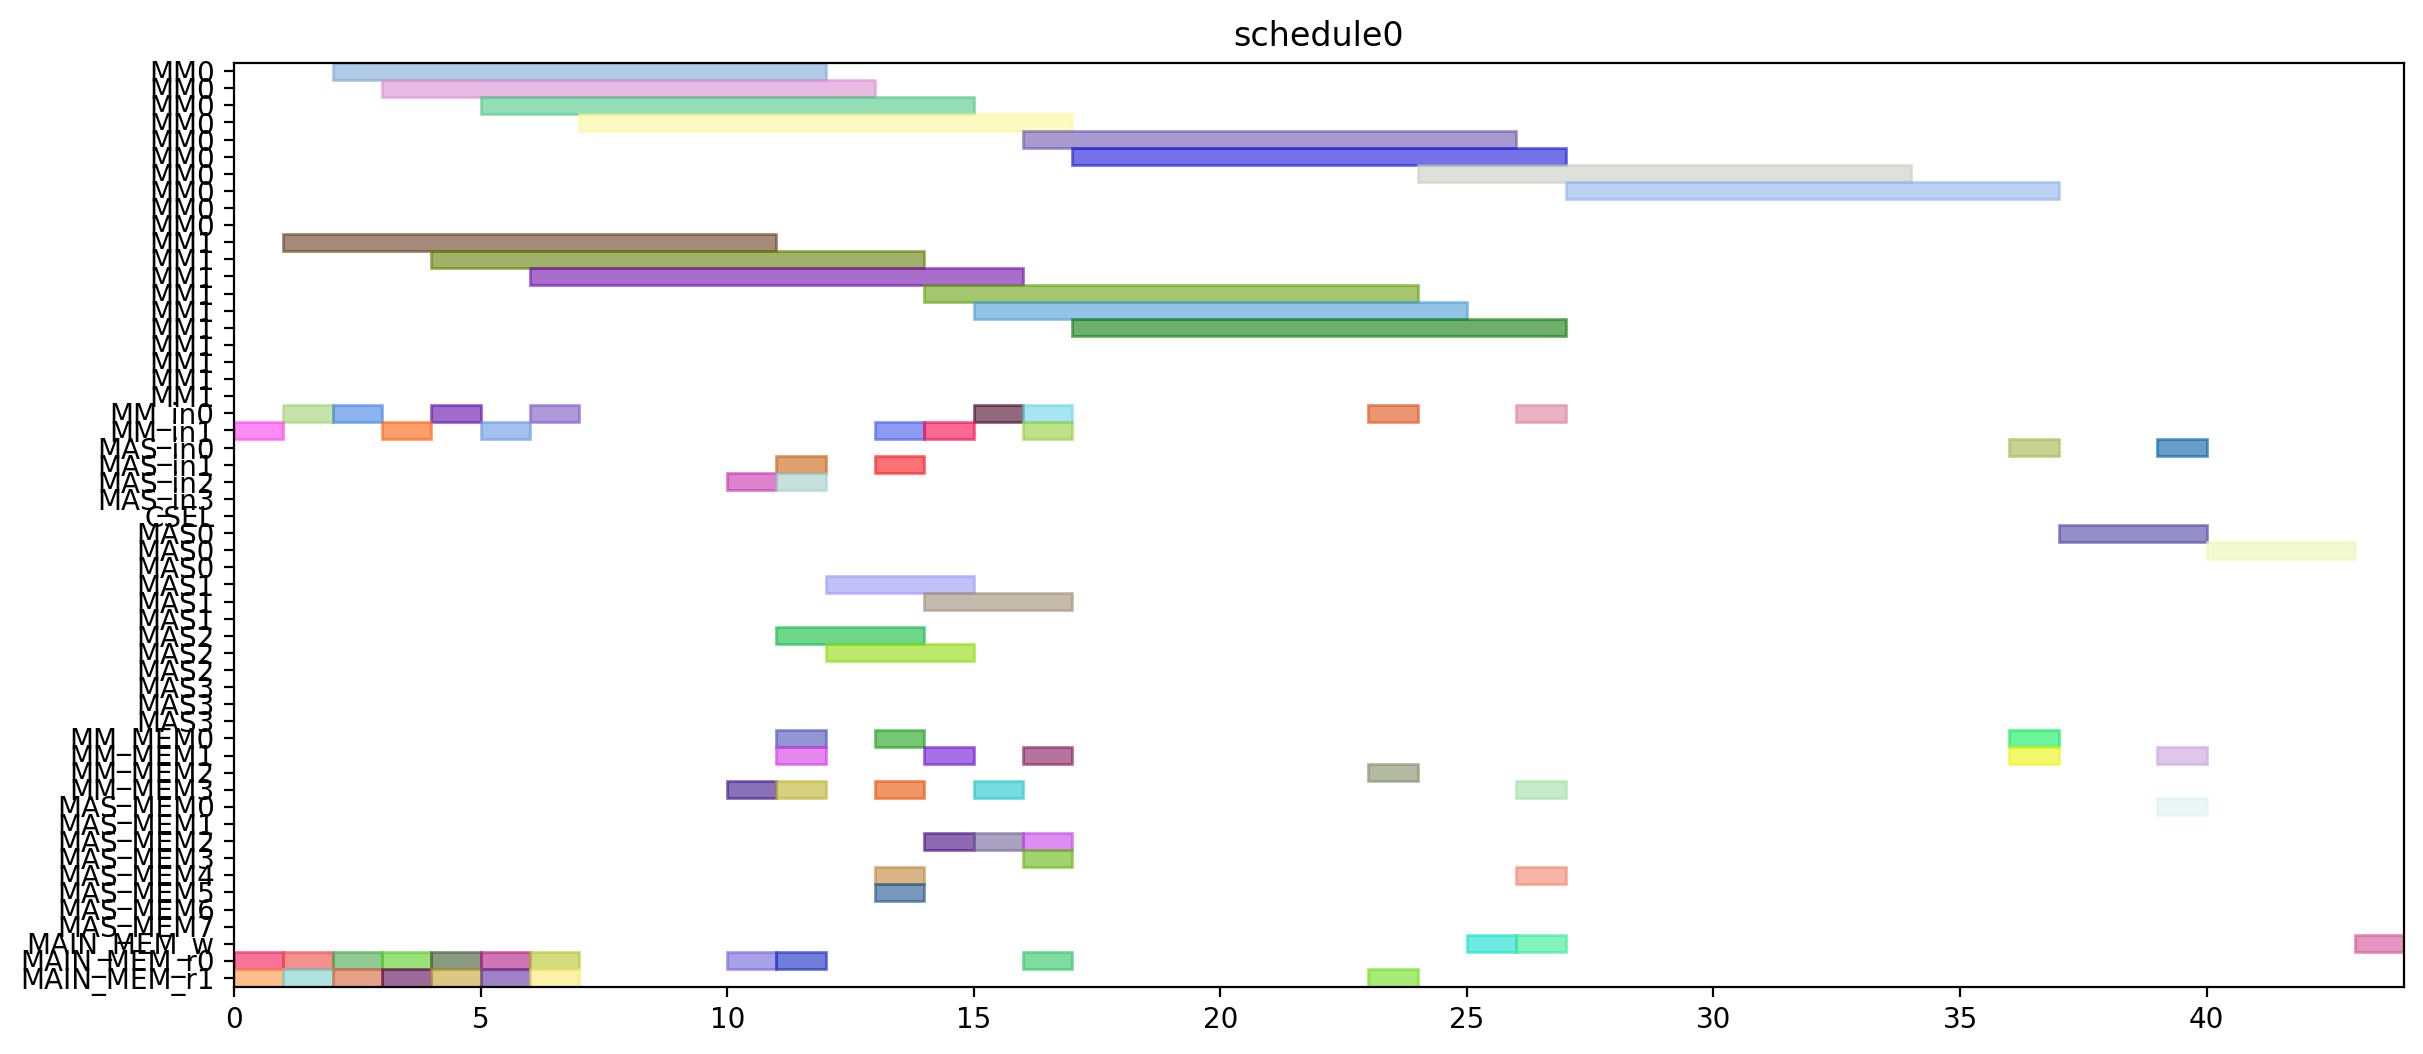

Write Python code to recreate this figure.
from pyschedule import Scenario, solvers, plotters, alt


def solve():
	horizon = 120
	S = Scenario("schedule0", horizon=horizon)

	# resource
	MM = S.Resources('MM', num=2, size=10)
	MM_in = S.Resources('MM_in', num=2)
	MAS_in = S.Resources('MAS_in', num=4)
	CSEL = S.Resource('CSEL')
	MAS = S.Resources('MAS', num=4, size=3, periods=range(1, horizon))
	MM_MEM = S.Resources('MM_MEM', num=4)
	MAS_MEM = S.Resources('MAS_MEM', num=8)
	MAIN_MEM_w = S.Resource('MAIN_MEM_w', size=1)
	MAIN_MEM_r = S.Resources('MAIN_MEM_r', num=2)

	# result of previous scheduling

	# new tasks
	r1 = S.Task('r1', length=10, delay_cost=1)
	r1 += alt(MM)
	r1_in = S.Task('r1_in', length=1, delay_cost=1)
	r1_in += alt(MM_in)
	S += r1_in*MM_in[0]<=r1*MM[0]
	S += r1_in*MM_in[1]<=r1*MM[1]
	r1_mem0 = S.Task('r1_mem0', length=1, delay_cost=1)
	r1_mem0 += MAIN_MEM_r[0]
	S += r1_mem0 <= r1

	r1_mem1 = S.Task('r1_mem1', length=1, delay_cost=1)
	r1_mem1 += MAIN_MEM_r[1]
	S += r1_mem1 <= r1

	r3 = S.Task('r3', length=10, delay_cost=1)
	r3 += alt(MM)
	r3_in = S.Task('r3_in', length=1, delay_cost=1)
	r3_in += alt(MM_in)
	S += r3_in*MM_in[0]<=r3*MM[0]
	S += r3_in*MM_in[1]<=r3*MM[1]
	r3_mem0 = S.Task('r3_mem0', length=1, delay_cost=1)
	r3_mem0 += MAIN_MEM_r[0]
	S += r3_mem0 <= r3

	r3_mem1 = S.Task('r3_mem1', length=1, delay_cost=1)
	r3_mem1 += MAIN_MEM_r[1]
	S += r3_mem1 <= r3

	r4 = S.Task('r4', length=10, delay_cost=1)
	r4 += alt(MM)
	r4_in = S.Task('r4_in', length=1, delay_cost=1)
	r4_in += alt(MM_in)
	S += r4_in*MM_in[0]<=r4*MM[0]
	S += r4_in*MM_in[1]<=r4*MM[1]
	r4_mem0 = S.Task('r4_mem0', length=1, delay_cost=1)
	r4_mem0 += MAIN_MEM_r[0]
	S += r4_mem0 <= r4

	r4_mem1 = S.Task('r4_mem1', length=1, delay_cost=1)
	r4_mem1 += MAIN_MEM_r[1]
	S += r4_mem1 <= r4

	r5 = S.Task('r5', length=10, delay_cost=1)
	r5 += alt(MM)
	r5_in = S.Task('r5_in', length=1, delay_cost=1)
	r5_in += alt(MM_in)
	S += r5_in*MM_in[0]<=r5*MM[0]
	S += r5_in*MM_in[1]<=r5*MM[1]
	r5_mem0 = S.Task('r5_mem0', length=1, delay_cost=1)
	r5_mem0 += MAIN_MEM_r[0]
	S += r5_mem0 <= r5

	r5_mem1 = S.Task('r5_mem1', length=1, delay_cost=1)
	r5_mem1 += MAIN_MEM_r[1]
	S += r5_mem1 <= r5

	r6 = S.Task('r6', length=10, delay_cost=1)
	r6 += alt(MM)
	r6_in = S.Task('r6_in', length=1, delay_cost=1)
	r6_in += alt(MM_in)
	S += r6_in*MM_in[0]<=r6*MM[0]
	S += r6_in*MM_in[1]<=r6*MM[1]
	r6_mem0 = S.Task('r6_mem0', length=1, delay_cost=1)
	r6_mem0 += MAIN_MEM_r[0]
	S += r6_mem0 <= r6

	r6_mem1 = S.Task('r6_mem1', length=1, delay_cost=1)
	r6_mem1 += MAIN_MEM_r[1]
	S += r6_mem1 <= r6

	r12 = S.Task('r12', length=10, delay_cost=1)
	r12 += alt(MM)
	r12_in = S.Task('r12_in', length=1, delay_cost=1)
	r12_in += alt(MM_in)
	S += r12_in*MM_in[0]<=r12*MM[0]
	S += r12_in*MM_in[1]<=r12*MM[1]
	r12_mem0 = S.Task('r12_mem0', length=1, delay_cost=1)
	r12_mem0 += MAIN_MEM_r[0]
	S += r12_mem0 <= r12

	r12_mem1 = S.Task('r12_mem1', length=1, delay_cost=1)
	r12_mem1 += MAIN_MEM_r[1]
	S += r12_mem1 <= r12

	r13 = S.Task('r13', length=10, delay_cost=1)
	r13 += alt(MM)
	r13_in = S.Task('r13_in', length=1, delay_cost=1)
	r13_in += alt(MM_in)
	S += r13_in*MM_in[0]<=r13*MM[0]
	S += r13_in*MM_in[1]<=r13*MM[1]
	r13_mem0 = S.Task('r13_mem0', length=1, delay_cost=1)
	r13_mem0 += MAIN_MEM_r[0]
	S += r13_mem0 <= r13

	r13_mem1 = S.Task('r13_mem1', length=1, delay_cost=1)
	r13_mem1 += MAIN_MEM_r[1]
	S += r13_mem1 <= r13

	r2 = S.Task('r2', length=3, delay_cost=1)
	r2 += alt(MAS)
	r2_in = S.Task('r2_in', length=1, delay_cost=1)
	r2_in += alt(MAS_in)
	S += r2_in*MAS_in[0]<=r2*MAS[0]

	S += r2_in*MAS_in[1]<=r2*MAS[1]

	S += r2_in*MAS_in[2]<=r2*MAS[2]

	S += r2_in*MAS_in[3]<=r2*MAS[3]

	r2_mem0 = S.Task('r2_mem0', length=1, delay_cost=1)
	r2_mem0 += alt(MM_MEM)
	S += (r1*MM[0])-1 < r2_mem0*MM_MEM[0]
	S += (r1*MM[1])-1 < r2_mem0*MM_MEM[2]
	S += r2_mem0 <= r2

	r2_mem1 = S.Task('r2_mem1', length=1, delay_cost=1)
	r2_mem1 += alt(MM_MEM)
	S += (r1*MM[0])-1 < r2_mem1*MM_MEM[1]
	S += (r1*MM[1])-1 < r2_mem1*MM_MEM[3]
	S += r2_mem1 <= r2

	r7 = S.Task('r7', length=3, delay_cost=1)
	r7 += alt(MAS)
	r7_in = S.Task('r7_in', length=1, delay_cost=1)
	r7_in += alt(MAS_in)
	S += r7_in*MAS_in[0]<=r7*MAS[0]

	S += r7_in*MAS_in[1]<=r7*MAS[1]

	S += r7_in*MAS_in[2]<=r7*MAS[2]

	S += r7_in*MAS_in[3]<=r7*MAS[3]

	r7_mem0 = S.Task('r7_mem0', length=1, delay_cost=1)
	r7_mem0 += alt(MM_MEM)
	S += (r5*MM[0])-1 < r7_mem0*MM_MEM[0]
	S += (r5*MM[1])-1 < r7_mem0*MM_MEM[2]
	S += r7_mem0 <= r7

	r7_mem1 = S.Task('r7_mem1', length=1, delay_cost=1)
	r7_mem1 += alt(MM_MEM)
	S += (r6*MM[0])-1 < r7_mem1*MM_MEM[1]
	S += (r6*MM[1])-1 < r7_mem1*MM_MEM[3]
	S += r7_mem1 <= r7

	r8 = S.Task('r8', length=3, delay_cost=1)
	r8 += alt(MAS)
	r8_in = S.Task('r8_in', length=1, delay_cost=1)
	r8_in += alt(MAS_in)
	S += r8_in*MAS_in[0]<=r8*MAS[0]

	S += r8_in*MAS_in[1]<=r8*MAS[1]

	S += r8_in*MAS_in[2]<=r8*MAS[2]

	S += r8_in*MAS_in[3]<=r8*MAS[3]

	r8_mem0 = S.Task('r8_mem0', length=1, delay_cost=1)
	r8_mem0 += MAIN_MEM_r[0]
	S += r8_mem0 <= r8

	r8_mem1 = S.Task('r8_mem1', length=1, delay_cost=1)
	r8_mem1 += alt(MM_MEM)
	S += (r4*MM[0])-1 < r8_mem1*MM_MEM[1]
	S += (r4*MM[1])-1 < r8_mem1*MM_MEM[3]
	S += r8_mem1 <= r8

	r10 = S.Task('r10', length=3, delay_cost=1)
	r10 += alt(MAS)
	r10_in = S.Task('r10_in', length=1, delay_cost=1)
	r10_in += alt(MAS_in)
	S += r10_in*MAS_in[0]<=r10*MAS[0]

	S += r10_in*MAS_in[1]<=r10*MAS[1]

	S += r10_in*MAS_in[2]<=r10*MAS[2]

	S += r10_in*MAS_in[3]<=r10*MAS[3]

	r10_mem0 = S.Task('r10_mem0', length=1, delay_cost=1)
	r10_mem0 += MAIN_MEM_r[0]
	S += r10_mem0 <= r10

	r10_mem1 = S.Task('r10_mem1', length=1, delay_cost=1)
	r10_mem1 += alt(MM_MEM)
	S += (r4*MM[0])-1 < r10_mem1*MM_MEM[1]
	S += (r4*MM[1])-1 < r10_mem1*MM_MEM[3]
	S += r10_mem1 <= r10

	r9 = S.Task('r9', length=10, delay_cost=1)
	r9 += alt(MM)
	r9_in = S.Task('r9_in', length=1, delay_cost=1)
	r9_in += alt(MM_in)
	S += r9_in*MM_in[0]<=r9*MM[0]
	S += r9_in*MM_in[1]<=r9*MM[1]
	r9_mem0 = S.Task('r9_mem0', length=1, delay_cost=1)
	r9_mem0 += MAIN_MEM_r[0]
	S += r9_mem0 <= r9

	r9_mem1 = S.Task('r9_mem1', length=1, delay_cost=1)
	r9_mem1 += alt(MAS_MEM)
	S += (r7*MAS[0])-1 < r9_mem1*MAS_MEM[1]
	S += (r7*MAS[1])-1 < r9_mem1*MAS_MEM[3]
	S += (r7*MAS[2])-1 < r9_mem1*MAS_MEM[5]
	S += (r7*MAS[3])-1 < r9_mem1*MAS_MEM[7]
	S += r9_mem1 <= r9

	r11 = S.Task('r11', length=10, delay_cost=1)
	r11 += alt(MM)
	r11_in = S.Task('r11_in', length=1, delay_cost=1)
	r11_in += alt(MM_in)
	S += r11_in*MM_in[0]<=r11*MM[0]
	S += r11_in*MM_in[1]<=r11*MM[1]
	r11_mem0 = S.Task('r11_mem0', length=1, delay_cost=1)
	r11_mem0 += alt(MAS_MEM)
	S += (r10*MAS[0])-1 < r11_mem0*MAS_MEM[0]
	S += (r10*MAS[1])-1 < r11_mem0*MAS_MEM[2]
	S += (r10*MAS[2])-1 < r11_mem0*MAS_MEM[4]
	S += (r10*MAS[3])-1 < r11_mem0*MAS_MEM[6]
	S += r11_mem0 <= r11

	r11_mem1 = S.Task('r11_mem1', length=1, delay_cost=1)
	r11_mem1 += alt(MAS_MEM)
	S += (r10*MAS[0])-1 < r11_mem1*MAS_MEM[1]
	S += (r10*MAS[1])-1 < r11_mem1*MAS_MEM[3]
	S += (r10*MAS[2])-1 < r11_mem1*MAS_MEM[5]
	S += (r10*MAS[3])-1 < r11_mem1*MAS_MEM[7]
	S += r11_mem1 <= r11

	PX_new = S.Task('PX_new', length=10, delay_cost=1)
	PX_new += alt(MM)
	PX_new_in = S.Task('PX_new_in', length=1, delay_cost=1)
	PX_new_in += alt(MM_in)
	S += PX_new_in*MM_in[0]<=PX_new*MM[0]
	S += PX_new_in*MM_in[1]<=PX_new*MM[1]
	S += 0<PX_new

	PX_new_w = S.Task('PX_new_w', length=1, delay_cost=1)
	PX_new_w += alt(MAIN_MEM_w)
	S += PX_new <= PX_new_w

	PX_new_mem0 = S.Task('PX_new_mem0', length=1, delay_cost=1)
	PX_new_mem0 += alt(MAS_MEM)
	S += (r2*MAS[0])-1 < PX_new_mem0*MAS_MEM[0]
	S += (r2*MAS[1])-1 < PX_new_mem0*MAS_MEM[2]
	S += (r2*MAS[2])-1 < PX_new_mem0*MAS_MEM[4]
	S += (r2*MAS[3])-1 < PX_new_mem0*MAS_MEM[6]
	S += PX_new_mem0 <= PX_new

	PX_new_mem1 = S.Task('PX_new_mem1', length=1, delay_cost=1)
	PX_new_mem1 += alt(MM_MEM)
	S += (r12*MM[0])-1 < PX_new_mem1*MM_MEM[1]
	S += (r12*MM[1])-1 < PX_new_mem1*MM_MEM[3]
	S += PX_new_mem1 <= PX_new

	r14 = S.Task('r14', length=10, delay_cost=1)
	r14 += alt(MM)
	r14_in = S.Task('r14_in', length=1, delay_cost=1)
	r14_in += alt(MM_in)
	S += r14_in*MM_in[0]<=r14*MM[0]
	S += r14_in*MM_in[1]<=r14*MM[1]
	r14_mem0 = S.Task('r14_mem0', length=1, delay_cost=1)
	r14_mem0 += alt(MAS_MEM)
	S += (r2*MAS[0])-1 < r14_mem0*MAS_MEM[0]
	S += (r2*MAS[1])-1 < r14_mem0*MAS_MEM[2]
	S += (r2*MAS[2])-1 < r14_mem0*MAS_MEM[4]
	S += (r2*MAS[3])-1 < r14_mem0*MAS_MEM[6]
	S += r14_mem0 <= r14

	r14_mem1 = S.Task('r14_mem1', length=1, delay_cost=1)
	r14_mem1 += alt(MM_MEM)
	S += (r3*MM[0])-1 < r14_mem1*MM_MEM[1]
	S += (r3*MM[1])-1 < r14_mem1*MM_MEM[3]
	S += r14_mem1 <= r14

	Z1_new = S.Task('Z1_new', length=10, delay_cost=1)
	Z1_new += alt(MM)
	Z1_new_in = S.Task('Z1_new_in', length=1, delay_cost=1)
	Z1_new_in += alt(MM_in)
	S += Z1_new_in*MM_in[0]<=Z1_new*MM[0]
	S += Z1_new_in*MM_in[1]<=Z1_new*MM[1]
	S += 0<Z1_new

	Z1_new_w = S.Task('Z1_new_w', length=1, delay_cost=1)
	Z1_new_w += alt(MAIN_MEM_w)
	S += Z1_new <= Z1_new_w

	Z1_new_mem0 = S.Task('Z1_new_mem0', length=1, delay_cost=1)
	Z1_new_mem0 += alt(MAS_MEM)
	S += (r2*MAS[0])-1 < Z1_new_mem0*MAS_MEM[0]
	S += (r2*MAS[1])-1 < Z1_new_mem0*MAS_MEM[2]
	S += (r2*MAS[2])-1 < Z1_new_mem0*MAS_MEM[4]
	S += (r2*MAS[3])-1 < Z1_new_mem0*MAS_MEM[6]
	S += Z1_new_mem0 <= Z1_new

	Z1_new_mem1 = S.Task('Z1_new_mem1', length=1, delay_cost=1)
	Z1_new_mem1 += alt(MM_MEM)
	S += (r13*MM[0])-1 < Z1_new_mem1*MM_MEM[1]
	S += (r13*MM[1])-1 < Z1_new_mem1*MM_MEM[3]
	S += Z1_new_mem1 <= Z1_new

	r15 = S.Task('r15', length=10, delay_cost=1)
	r15 += alt(MM)
	r15_in = S.Task('r15_in', length=1, delay_cost=1)
	r15_in += alt(MM_in)
	S += r15_in*MM_in[0]<=r15*MM[0]
	S += r15_in*MM_in[1]<=r15*MM[1]
	r15_mem0 = S.Task('r15_mem0', length=1, delay_cost=1)
	r15_mem0 += alt(MAS_MEM)
	S += (r8*MAS[0])-1 < r15_mem0*MAS_MEM[0]
	S += (r8*MAS[1])-1 < r15_mem0*MAS_MEM[2]
	S += (r8*MAS[2])-1 < r15_mem0*MAS_MEM[4]
	S += (r8*MAS[3])-1 < r15_mem0*MAS_MEM[6]
	S += r15_mem0 <= r15

	r15_mem1 = S.Task('r15_mem1', length=1, delay_cost=1)
	r15_mem1 += alt(MM_MEM)
	S += (r9*MM[0])-1 < r15_mem1*MM_MEM[1]
	S += (r9*MM[1])-1 < r15_mem1*MM_MEM[3]
	S += r15_mem1 <= r15

	r16 = S.Task('r16', length=10, delay_cost=1)
	r16 += alt(MM)
	r16_in = S.Task('r16_in', length=1, delay_cost=1)
	r16_in += alt(MM_in)
	S += r16_in*MM_in[0]<=r16*MM[0]
	S += r16_in*MM_in[1]<=r16*MM[1]
	r16_mem0 = S.Task('r16_mem0', length=1, delay_cost=1)
	r16_mem0 += alt(MM_MEM)
	S += (r11*MM[0])-1 < r16_mem0*MM_MEM[0]
	S += (r11*MM[1])-1 < r16_mem0*MM_MEM[2]
	S += r16_mem0 <= r16

	r16_mem1 = S.Task('r16_mem1', length=1, delay_cost=1)
	r16_mem1 += MAIN_MEM_r[1]
	S += r16_mem1 <= r16

	r17 = S.Task('r17', length=3, delay_cost=1)
	r17 += alt(MAS)
	r17_in = S.Task('r17_in', length=1, delay_cost=1)
	r17_in += alt(MAS_in)
	S += r17_in*MAS_in[0]<=r17*MAS[0]

	S += r17_in*MAS_in[1]<=r17*MAS[1]

	S += r17_in*MAS_in[2]<=r17*MAS[2]

	S += r17_in*MAS_in[3]<=r17*MAS[3]

	r17_mem0 = S.Task('r17_mem0', length=1, delay_cost=1)
	r17_mem0 += alt(MM_MEM)
	S += (r14*MM[0])-1 < r17_mem0*MM_MEM[0]
	S += (r14*MM[1])-1 < r17_mem0*MM_MEM[2]
	S += r17_mem0 <= r17

	r17_mem1 = S.Task('r17_mem1', length=1, delay_cost=1)
	r17_mem1 += alt(MM_MEM)
	S += (r15*MM[0])-1 < r17_mem1*MM_MEM[1]
	S += (r15*MM[1])-1 < r17_mem1*MM_MEM[3]
	S += r17_mem1 <= r17

	PY_new = S.Task('PY_new', length=3, delay_cost=1)
	PY_new += alt(MAS)
	PY_new_in = S.Task('PY_new_in', length=1, delay_cost=1)
	PY_new_in += alt(MAS_in)
	S += PY_new_in*MAS_in[0]<=PY_new*MAS[0]

	S += PY_new_in*MAS_in[1]<=PY_new*MAS[1]

	S += PY_new_in*MAS_in[2]<=PY_new*MAS[2]

	S += PY_new_in*MAS_in[3]<=PY_new*MAS[3]

	S += 0<PY_new

	PY_new_w = S.Task('PY_new_w', length=1, delay_cost=1)
	PY_new_w += alt(MAIN_MEM_w)
	S += PY_new <= PY_new_w

	PY_new_mem0 = S.Task('PY_new_mem0', length=1, delay_cost=1)
	PY_new_mem0 += alt(MAS_MEM)
	S += (r17*MAS[0])-1 < PY_new_mem0*MAS_MEM[0]
	S += (r17*MAS[1])-1 < PY_new_mem0*MAS_MEM[2]
	S += (r17*MAS[2])-1 < PY_new_mem0*MAS_MEM[4]
	S += (r17*MAS[3])-1 < PY_new_mem0*MAS_MEM[6]
	S += PY_new_mem0 <= PY_new

	PY_new_mem1 = S.Task('PY_new_mem1', length=1, delay_cost=1)
	PY_new_mem1 += alt(MM_MEM)
	S += (r16*MM[0])-1 < PY_new_mem1*MM_MEM[1]
	S += (r16*MM[1])-1 < PY_new_mem1*MM_MEM[3]
	S += PY_new_mem1 <= PY_new

	solvers.mip.solve(S,msg=1,kind='CPLEX',ratio_gap=1.01)

	solution = [['hoge']*len(S.solution()[1]) for i in range(len(S.solution()))]
	for i in range(len(S.solution())):
		for j in range(len(S.solution()[i])):
			solution[i][j]=str(S.solution()[i][j])
	print(solution)

	cycles = int(solution[-1][3])

	pic_file_name = "/mnt/rose/usr1/fukuda/ABE/multiRAM_multiMAS_16mux/scheduling_result/stage10MM2_stage3MAS4/EP_YRECOVER/schedule0.png"
	if(S.solution() != []):
		plotters.matplotlib.plot(S,img_filename=pic_file_name, show_task_labels=False, fig_size=(cycles*0.25+3, 6))

	return solution
